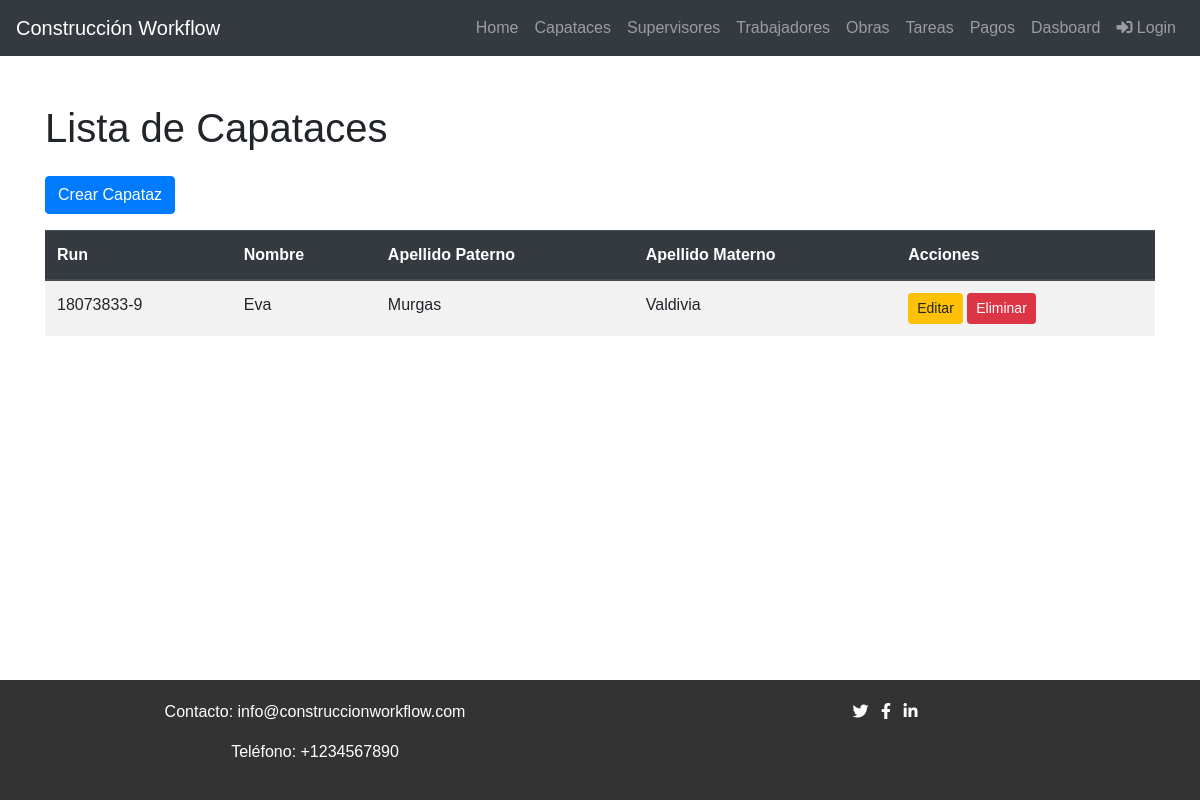
The app's page /capataces/ with its own data.
### core/models.py (models this page shows, shortened)
class Capataz(models.Model):
    Run_capataz = models.CharField(max_length=20,unique=True)
    nombres_capataz = models.CharField(max_length=100)
    ap_pat_capataz = models.CharField(max_length=50)
    ap_mat_capataz = models.CharField(max_length=50)
    dirección_capataz = models.CharField(max_length=200)
    telefono_capataz = models.CharField(max_length=20, blank=True, null=True)
    telefono2_capataz = models.CharField(max_length=20, blank=True, null=True)
    celular_capataz = models.CharField(max_length=20)
    mail_capataz = models.EmailField()

### core/views.py (the view)
# urls.py: path('capataces/', capataz_list, name='capataz_list'),
def capataz_list(request):
    capataces = Capataz.objects.all()
    return render(request, 'core/capataz_list.html', {'capataces': capataces})

### core/templates/core/capataz_list.html
{% extends 'core/base.html' %}
{% block content %}
<div class="container mt-5">
  <h1 class="mb-4">Lista de Capataces</h1>
  <a href="{% url 'capataz_create' %}" class="btn btn-primary mb-3">Crear Capataz</a>
  <div class="table-responsive">
    <table class="table table-striped">
      <thead class="thead-dark">
        <tr>
          <th scope="col">Run</th>
          <th scope="col">Nombre</th>
          <th scope="col">Apellido Paterno</th>
          <th scope="col">Apellido Materno</th>
          <th scope="col">Acciones</th>
        </tr>
      </thead>
      <tbody>
        {% for capataz in capataces %}
          <tr>
            <td>{{ capataz.Run_capataz }}</td>
            <td>{{ capataz.nombres_capataz }}</td>
            <td>{{ capataz.ap_pat_capataz }}</td>
            <td>{{ capataz.ap_mat_capataz }}</td>
            <td>
              <a href="{% url 'capataz_update' capataz.pk %}" class="btn btn-sm btn-warning">Editar</a>
              <a href="{% url 'capataz_delete' capataz.pk %}" class="btn btn-sm btn-danger">Eliminar</a>
            </td>
          </tr>
        {% endfor %}
      </tbody>
    </table>
  </div>
</div>
{% endblock %}

### core/templates/core/base.html (style rules this page uses)
body { font-family: Arial, sans-serif; }

### records on screen
Capataz: Run_capataz "18073833-9", nombres_capataz "Eva", ap_pat_capataz "Murgas", ap_mat_capataz "Valdivia"
